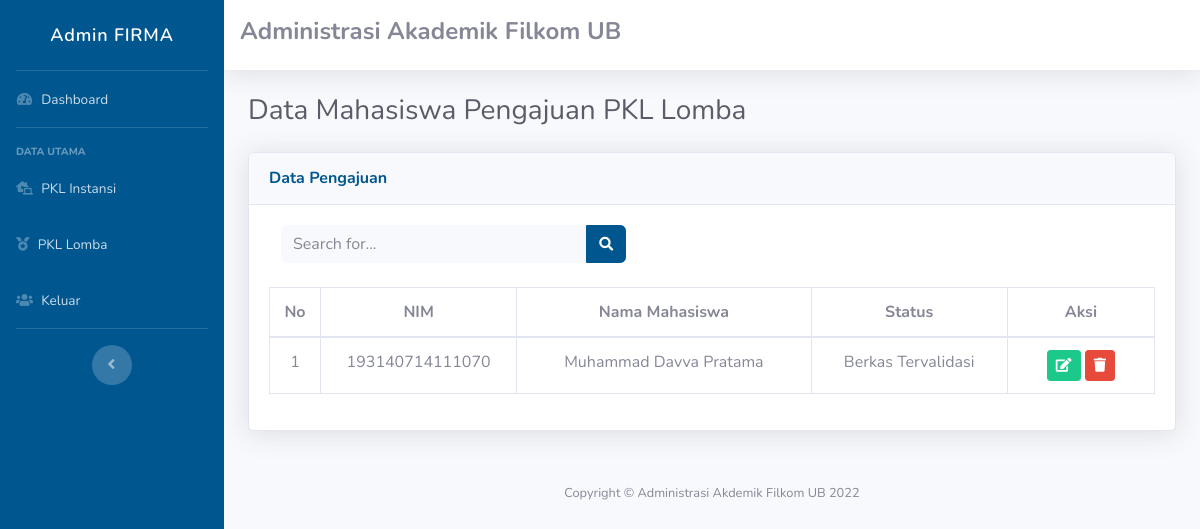
Before: /public/lomba (signed in) with the older database file.
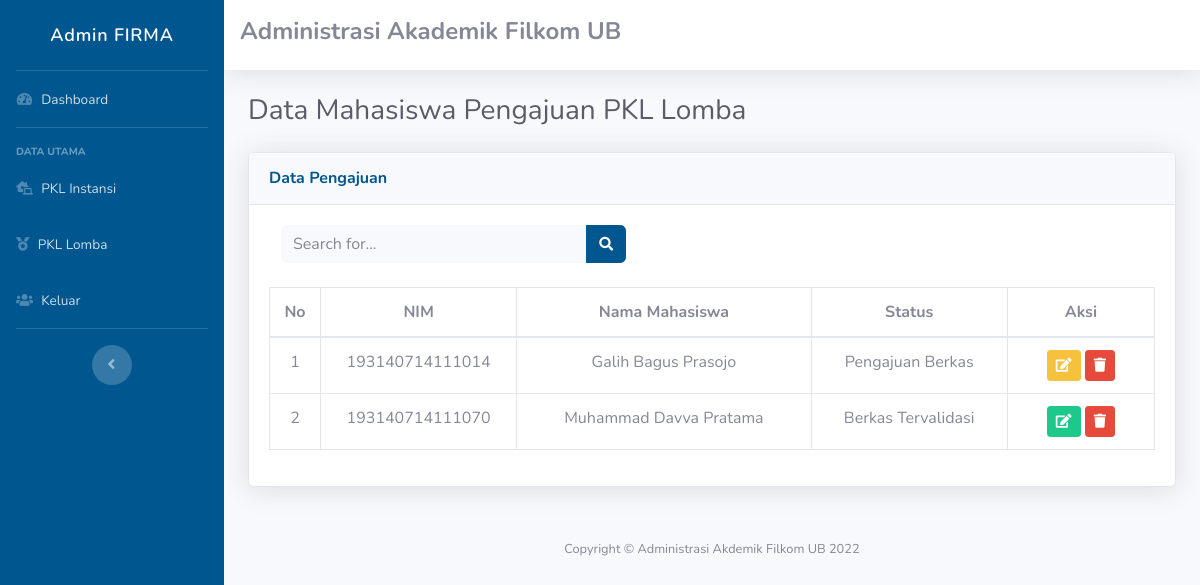
After: the same page with the newer database file.
### tables this page shows
CREATE TABLE `penilaian_lomba` (
  `id_penilaian` int(11) NOT NULL,
  `id_pengajuan` int(11) DEFAULT NULL,
  `sks_lulus` varchar(25) DEFAULT NULL,
  `kategori_lomba` varchar(25) DEFAULT NULL,
  `tingkat_lomba` varchar(25) DEFAULT NULL,
  `nama_lomba` varchar(25) DEFAULT NULL,
  `penyelenggara` varchar(25) DEFAULT NULL,
  `produk_lomba` varchar(25) DEFAULT NULL,
  `hasil_lomba` varchar(25) DEFAULT NULL,
  `pembimbing` varchar(25) DEFAULT NULL,
  `url_informasi_lomba` varchar(25) DEFAULT NULL,
  `tempat_pelaksanaan` varchar(25) DEFAULT NULL,
  `waktu_pelaksanaan` varchar(25) DEFAULT NULL,
  `sumber_dana` varchar(25) DEFAULT NULL,
  `proposal_lomba` varchar(25) DEFAULT NULL,
  `sertifikat_lomba` varchar(25) DEFAULT NULL,
  `status_penilaian` varchar(25) DEFAULT NULL
);

CREATE TABLE `pengajuan_lomba` (
  `id_pengajuan` int(11) NOT NULL,
  `nama_mahasiswa` varchar(255) DEFAULT NULL,
  `nim_mahasiswa` bigint(20) DEFAULT NULL,
  `email_mahasiswa` varchar(100) DEFAULT NULL,
  `telp_mahasiswa` bigint(20) DEFAULT NULL,
  `foto_mahasiswa` varchar(100) DEFAULT NULL,
  `sks_lulus` int(4) DEFAULT NULL,
  `kategori_lomba` varchar(100) DEFAULT NULL,
  `tingkat_lomba` varchar(100) DEFAULT NULL,
  `nama_lomba` varchar(100) DEFAULT NULL,
  `penyelenggara` varchar(100) DEFAULT NULL,
  `produk_lomba` varchar(100) DEFAULT NULL,
  `hasil_lomba` varchar(100) DEFAULT NULL,
  `pembimbing` varchar(100) DEFAULT NULL,
  `url_informasi_lomba` varchar(100) DEFAULT NULL,
  `tempat_pelaksanaan` varchar(100) DEFAULT NULL,
  `waktu_lomba` varchar(100) DEFAULT NULL,
  `sumber_dana` varchar(100) DEFAULT NULL,
  `proposal_lomba` varchar(100) DEFAULT NULL,
  `sertifikat_lomba` varchar(100) DEFAULT NULL
);

### app/core/Controller.php (called while the page is built, shortened)
<?php
class Controller{
	public function view($view, $data = [])
	{
		require_once '../app/views/' . $view . '.php';
	}
	public function model($model)
	{
		return new $model;
	}
}

### app/controllers/Lomba.php (called while the page is built, shortened)
<?php
class Lomba extends Controller {
	public function index()
	{
		$data['title'] = 'Data Lomba';
		$data['lomba'] = $this->model('LombaModel')->getAllLomba();
		$this->view('lomba/index', $data);
	}
}

### app/core/App.php (called while the page is built, shortened)
<?php
class App{
	protected $method = 'index';
	protected $params = [];
	public function __construct(){
		$this->controller = new $this->controller;
		call_user_func_array([$this->controller, $this->method], $this->params);
	}
}

### public/index.php (called while the page is built, shortened)
<?php
$app = new App;

### app/core/Database.php (called while the page is built, shortened)
<?php
class Database{
	private $host = DB_HOST;
	private $user = DB_USER;
	private $pass = DB_PASS;
	private $dbnm = DB_NAME;
	private $dbh;
	private $stmt;
	public function __construct()
	{
		$dsn = 'mysql:host='. $this->host .';dbname='. $this->dbnm;
		$option = [
			PDO::ATTR_PERSISTENT => true,
			PDO::ATTR_ERRMODE => PDO::ERRMODE_EXCEPTION
		];
		try{
			$this->dbh = new PDO($dsn,$this->user,$this->pass, $option);
		}catch(PDOException $e){
			die($e->getMessage());
		}
	}
	public function query($query)
	{
		$this->stmt = $this->dbh->prepare($query);
	}
	public function execute()
	{
		$this->stmt->execute();
	}
	public function resultSet()
	{
		$this->execute();
		return $this->stmt->fetchAll(PDO::FETCH_ASSOC);
	}
}

### app/models/LombaModel.php (called while the page is built, shortened)
<?php
class LombaModel {
	private $table = 'pengajuan_lomba';
	private $db;
	public function __construct()
	{
		$this->db = new Database;
	}
	public function getAllLomba()
	{
		$this->db->query("	SELECT pengajuan_lomba.*, penilaian_lomba.status_penilaian
							FROM " . $this->table . "
							JOIN penilaian_lomba ON penilaian_lomba.id_pengajuan = pengajuan_lomba.id_pengajuan
							ORDER BY penilaian_lomba.status_penilaian DESC");
		return $this->db->resultSet();
	}
}

### app/views/lomba/index.php (the view, shortened to what this page needs)
<div class="container-fluid">
  <div class="d-sm-flex align-items-center justify-content-between mb-4">
    <h1 class="h3 mb-0 text-gray-800">Data Mahasiswa Pengajuan PKL Lomba</h1>
  </div>
  <div class="card shadow mb-4">
    <div class="card-header py-3">
      <h6 class="m-0 font-weight-bold text-primary">Data Pengajuan</h6>
    </div>
    <div class="card-body">
      <div class="col-md-5">
        <form class="navbar-search" method="POST" action="<?= BASE_URL;?>/lomba/cari">
          <div class="input-group">
            <input type="text" class="form-control bg-light border-0 small" placeholder="Search for..."
              aria-label="Search" aria-describedby="basic-addon2" name="key">
            <div class="input-group-append">
              <button class="btn btn-primary" type="submit">
                <i class="fas fa-search fa-sm"></i>
              </button>
            </div>
          </div>
        </form>
      </div><br>
      <div class="table-responsive">
        <table class="table table-bordered">
          <thead class="text-center">
            <tr>
              <th width="5%">No</th>
              <th width="20%">NIM</th>
              <th width="30%">Nama Mahasiswa</th>
              <th width="20%">Status</th>
              <th width="15%">Aksi</th>
            </tr>
          </thead>
          <tbody>
            <?php
              $no = 1;
              foreach($data['lomba'] as $row){
            ?>
            <tr>
              <td align="center"><?= $no; ?></td>
              <td align="center"><?= $row['nim_mahasiswa']; ?></td>
              <td align="center"><?= $row['nama_mahasiswa']; ?></td>
              <td align="center"><?= $row['status_penilaian']; ?></td>
              <td align="center">
                <?php if ($row['status_penilaian']=="Berkas Revisi"||$row['status_penilaian']=="Berkas Tervalidasi"){?>
                <a href="<?= BASE_URL;?>/lomba/edit/<?= $row['id_pengajuan']; ?>" class="btn btn-sm btn-success" title="Berikan Penilaian Ulang"><i class="fas fa-edit"></i></a>
                <?php } ?>
                <?php if ($row['status_penilaian']=="Pengajuan Berkas") {?>
                <a href="<?= BASE_URL;?>/lomba/penilaian/<?= $row['id_pengajuan']; ?>" class="btn btn-sm btn-warning" title="Berikan Penilaian"><i class="fas fa-edit"></i></a>
                <?php } ?>
                <a href="<?= BASE_URL;?>/lomba/hapus/<?= $row['id_pengajuan']; ?>" class="btn btn-sm btn-danger" title="Hapus Pengajuan"><i class="fas fa-trash"></i></a>
              </td>
            </tr>
            <?php
            $no++; }
          ?>
          </tbody>
        </table>
      </div>
    </div>
  </div>

Changed rows visible on the page:
added penilaian_lomba: id_pengajuan.nim_mahasiswa "193140714111014", id_pengajuan.nama_mahasiswa "Galih Bagus Prasojo", status_penilaian "Pengajuan Berkas"
